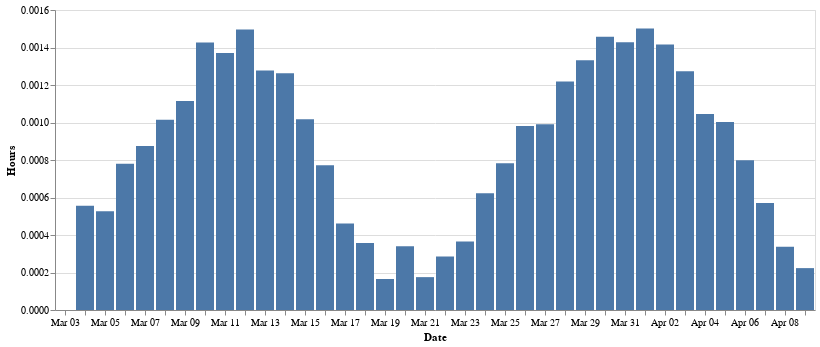

The cell this chart's notebook holds for it:
### Code cell
def getRollingAvgs(allData, low, high, WINDOW_SIZE):
    allData = allData.iloc[:, 0:3]
    allData['s_trunc'] = allData['start'].dt.floor('D') + datetime.timedelta(hours=low)
    allData['e_trunc'] = allData['start'].dt.floor('D') + datetime.timedelta(hours=high)
    allData['log'] = (allData[['end', 'e_trunc']].min(axis=1)-all[['start', 's_trunc']].max(axis=1)).dt.total_seconds()
    allData['log'] = np.where(allData['log'] < 0, 0, all['log'])/3600
    allData['day'] = allData['start'].dt.floor('D')
    all_pivot = pd.pivot_table(allData,values='log',index='day',columns=['activity'],aggfunc=np.sum, fill_value=0)
    rolling_avgs = all_pivot.rolling(WINDOW_SIZE, min_periods=1).mean()
    rolling_sums = all_pivot.rolling(WINDOW_SIZE).sum()
    tidy_rolling_avgs = rolling_avgs.reset_index().melt(id_vars=['day'], value_name='mean')
    tidy_rolling_sums = rolling_sums.reset_index().melt(id_vars=['day'], value_name='total')
    tidy_rolling_avgs['total'] = tidy_rolling_sums['total']
    tidy_rolling_avgs['lookback'] = tidy_rolling_sums['day'] + pd.DateOffset(days=-WINDOW_SIZE)
    return tidy_rolling_avgs
# all.groupby('activity').agg(
#     hours=('log', sum)
# ).sort_values('hours', ascending=False)


INCLUDED = ['school']

tidy_rolling_avgs = getRollingAvgs(all, 0, 24, 7)

selection = alt.selection_multi(fields=['activity'])
alt.Chart(tidy_rolling_avgs).mark_bar().encode(
    x = alt.X('monthdate(day):O', axis=alt.Axis(title='Date')),
    y = alt.Y('mean', axis=alt.Axis(title="Hours")), 
    order=alt.Order('mean', sort="descending"), 
    color=alt.Color('activity', legend=None),
    tooltip=[
        'activity:N', 
        alt.Tooltip('mean:Q', format='.2f', title='mean'), 
        alt.Tooltip('total:Q', format='.2f', title='total'),
        alt.Tooltip('monthdate(day):O', title='day'),
        alt.Tooltip('monthdate(lookback):O', title='lookback to')]
).transform_filter(alt.FieldOneOfPredicate(field='activity', oneOf=INCLUDED))

### Figure 1 — Vega-Lite specification as saved in the notebook (floating-point values rounded to 4 significant figures; data arrays with more than 128 entries replaced by an {"elided": "..."} marker saying what was removed)
{"config": {"view": {"continuousWidth": 400, "continuousHeight": 300}}, "data": {"name": "data-278ae1765b87467e1e4150dfaf1d3a8b"}, "mark": "bar", "encoding": {"color": {"type": "nominal", "field": "activity", "legend": null}, "order": {"type": "quantitative", "field": "mean", "sort": "descending"}, "tooltip": [{"type": "nominal", "field": "activity"}, {"type": "quantitative", "field": "mean", "format": ".2f", "title": "mean"}, {"type": "quantitative", "field": "total", "format": ".2f", "title": "total"}, {"type": "ordinal", "field": "day", "timeUnit": "monthdate", "title": "day"}, {"type": "ordinal", "field": "lookback", "timeUnit": "monthdate", "title": "lookback to"}], "x": {"type": "ordinal", "axis": {"title": "Date"}, "field": "day", "timeUnit": "monthdate"}, "y": {"type": "quantitative", "axis": {"title": "Hours"}, "field": "mean"}}, "transform": [{"filter": {"field": "activity", "oneOf": ["school"]}}], "$schema": "https://vega.github.io/schema/vega-lite/v4.8.1.json", "datasets": {"data-278ae1765b87467e1e4150dfaf1d3a8b": {"elided": "760 records"}}}
